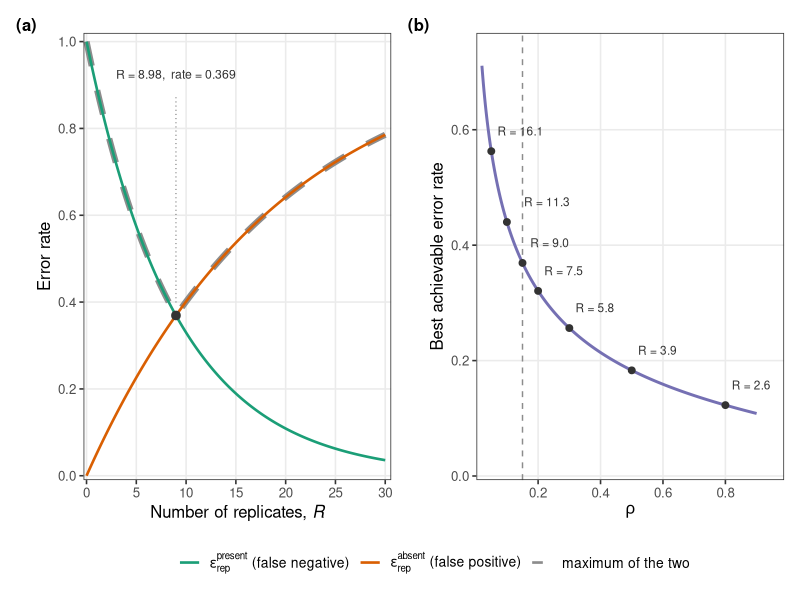
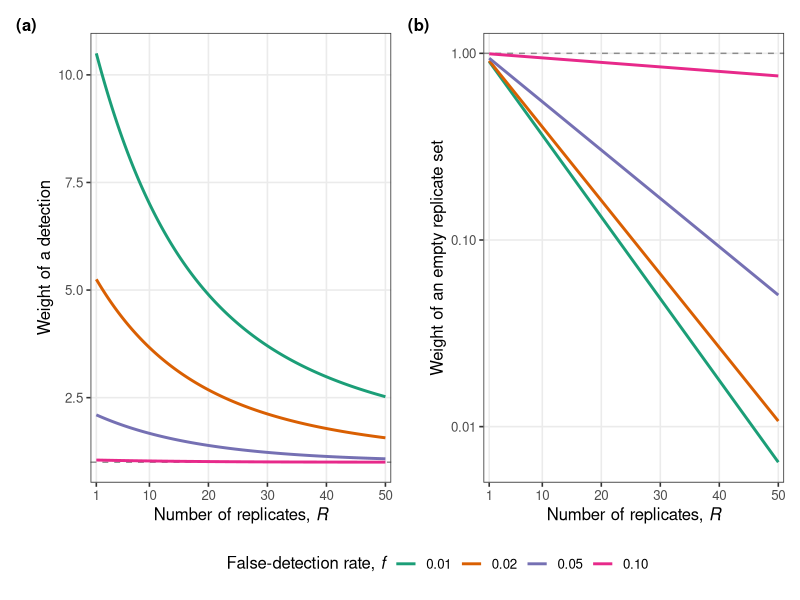
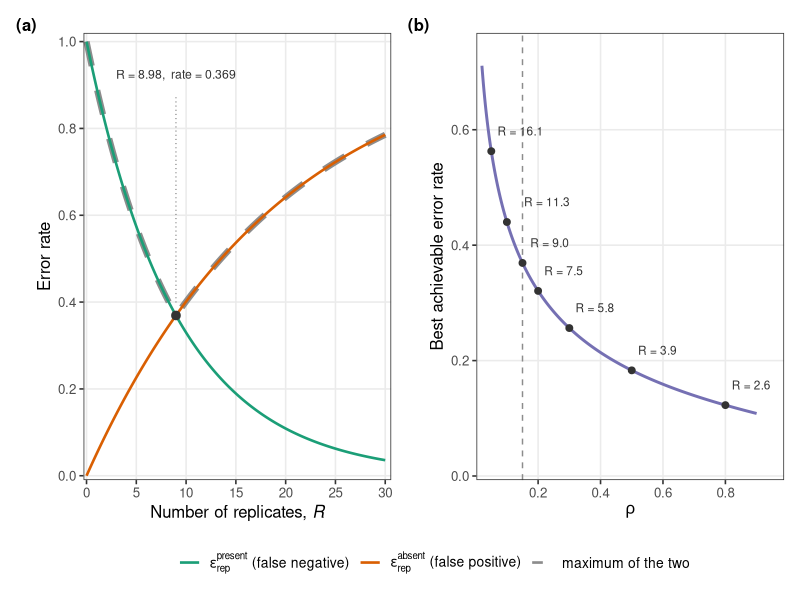
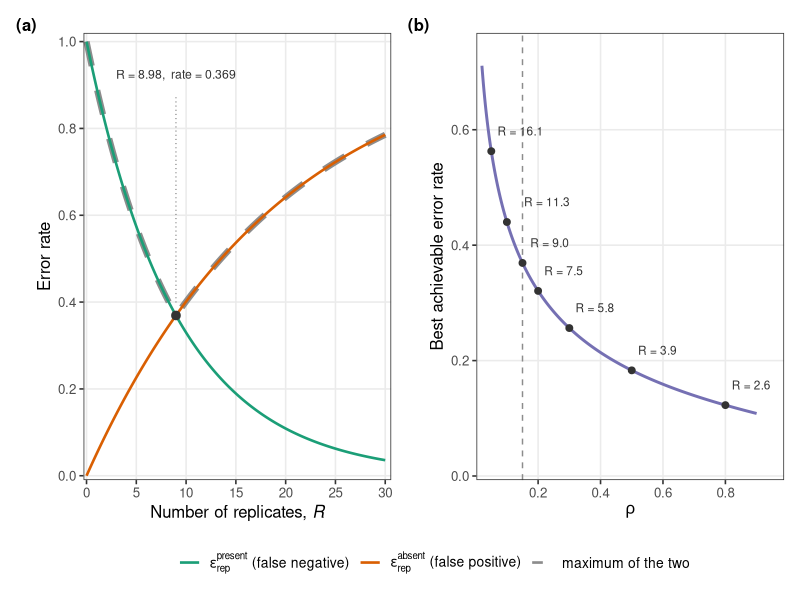
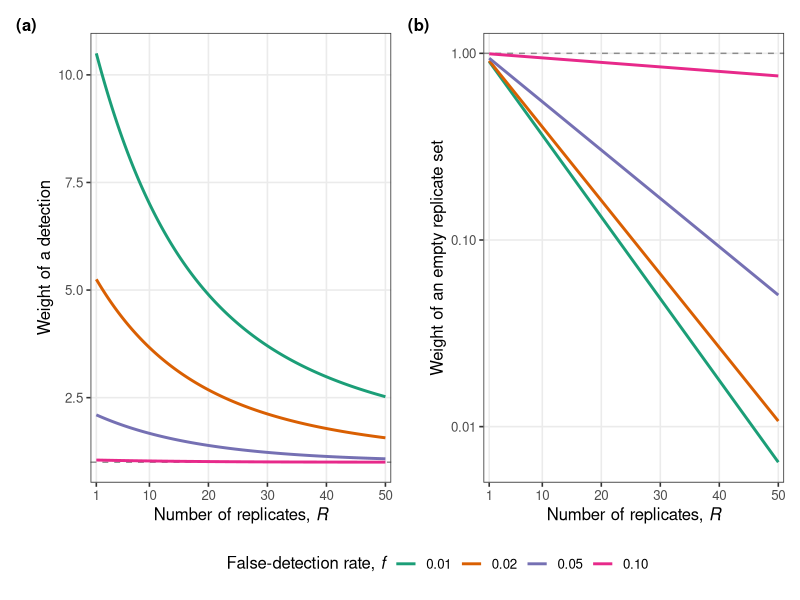
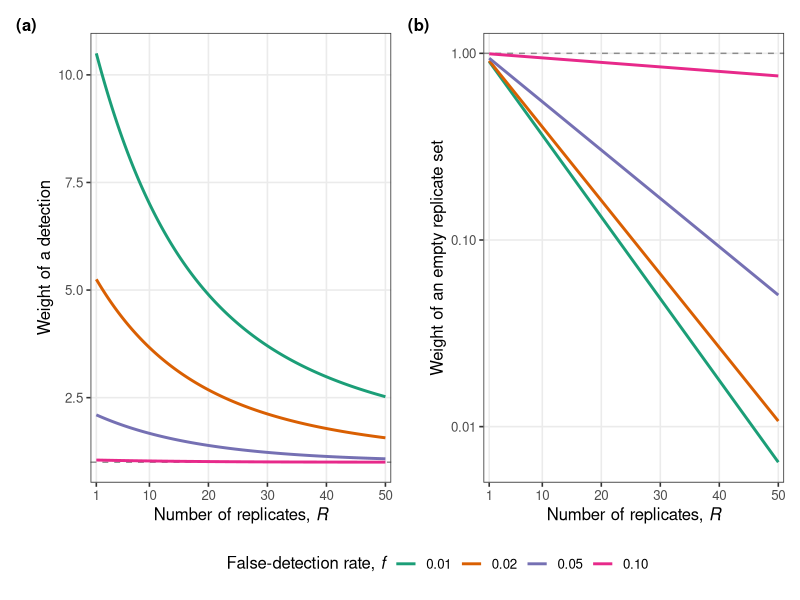

Write R code to recreate these figures, in order.
# =============================================================================
# Supplementary Information - the replicate axis as an error-prone evidence
# source. Two figures.
#
# Model (same generative model as the replicate term of accumulation_curves.R):
#   a truly present link is realised in a replicate with probability rho and
#   then detected with the local sampling success (1 - eps_L), so
#       p1 = rho * (1 - eps_L),
#   and a truly absent link is spuriously recorded with probability
#       p0 = f.
#   Summarising R replicates as a single "seen at least once" bit gives two
#   directional error rates,
#       eps_rep_present(R) = (1 - p1)^R        false negative, falls with R
#       eps_rep_absent(R)  = 1 - (1 - p0)^R    false positive, rises with R
#   R is treated as continuous throughout.
#
#   erep_tension.{pdf,png}     the tension between the two directional rates
#   evidential_weight.{pdf,png} the likelihood ratios carried by a detection
#                               and by an empty replicate set
# =============================================================================

library(ggplot2)
library(patchwork)

## ---- parameters -------------------------------------------------------------
eps_Y <- 0.20    # model error (epsilon_Y); taxonomy only, not these figures
eps_L <- 0.30    # local-miss error  (epsilon_local)
rho   <- 0.15    # realisation rate
f     <- 0.05    # false-detection rate

Rmax_tension <- 30              # x range of figure 1, panel (a)
Rmax_weight  <- 50              # x range of figure 2
rho_range    <- c(0.02, 0.90)   # x range of figure 1, panel (b)
rho_marks    <- c(0.05, 0.10, 0.15, 0.20, 0.30, 0.50, 0.80)  # labelled points
## hand-placed x offsets for those labels; the wider one clears the rho = 0.15 line
rho_mark_dx  <- c(0.020, 0.055, 0.025, 0.020, 0.020, 0.020, 0.020)
rho_mark_dy  <- 0.035
f_levels     <- c(0.01, 0.02, 0.05, 0.10)   # one curve each, figure 2

fig_w <- 9.5     # inches
fig_h <- 4.6
fig_dpi <- 300

## ---- palette (ColorBrewer Dark2) --------------------------------------------
dark2 <- c("#1B9E77", "#D95F02", "#7570B3", "#E7298A",
           "#66A61E", "#E6AB02", "#A6761D", "#666666")

## ---- the model --------------------------------------------------------------
p1_of <- function(rho, eps_L) rho * (1 - eps_L)   # per-replicate true detection
p0_of <- function(f) f                            # per-replicate false detection

eps_present <- function(R, p1) (1 - p1)^R         # false negative after R replicates
eps_absent  <- function(R, p0) 1 - (1 - p0)^R     # false positive after R replicates

## R at which the two directional rates are equal. eps_present falls
## monotonically from 1 and eps_absent rises monotonically from 0, so the
## difference is monotone and the root is unique.
crossing_R <- function(p1, p0) {
  g <- function(R) eps_present(R, p1) - eps_absent(R, p0)
  uniroot(g, interval = c(1e-8, 1e4), tol = .Machine$double.eps^0.5)$root
}

## the common rate at that crossing = the lowest value the pointwise maximum
## of the two rates can take
best_rate <- function(p1, p0) eps_present(crossing_R(p1, p0), p1)

p1 <- p1_of(rho, eps_L)
p0 <- p0_of(f)

cat(sprintf("Per-replicate detection probabilities\n"))
cat(sprintf("  p1 = rho * (1 - eps_L) = %.3f * %.3f = %.4f\n", rho, 1 - eps_L, p1))
cat(sprintf("  p0 = f                 = %.4f\n\n", p0))

## ---- numerical checks -------------------------------------------------------
## Values quoted in the SI text. tol = 5e-4 means agreement to three decimal
## places; the crossing values of R are quoted to two, hence tol = 5e-3.
chk <- function(quantity, computed, expected, tol = 5e-4) {
  data.frame(quantity = quantity, expected = expected, computed = computed,
             tol = tol, ok = abs(computed - expected) < tol,
             stringsAsFactors = FALSE)
}

R_star    <- crossing_R(p1, p0)
rate_star <- eps_present(R_star, p1)
mx        <- optimize(function(R) pmax(eps_present(R, p1), eps_absent(R, p0)),
                      interval = c(0, Rmax_tension), tol = 1e-8)

panel_b_expected <- data.frame(
  rho  = c(0.05, 0.10, 0.15, 0.20, 0.30, 0.50, 0.80),
  R    = c(16.13, 11.31, 8.98, 7.54, 5.77, 3.94, 2.55),
  rate = c(0.563, 0.440, 0.369, 0.321, 0.256, 0.183, 0.123)
)

w_det   <- function(R, p1, p0) (1 - (1 - p1)^R) / (1 - (1 - p0)^R)
w_empty <- function(R, p1, p0) ((1 - p1) / (1 - p0))^R
R_probe <- c(1, 5, 10, 20, 50)

checks <- do.call(rbind, c(
  lapply(seq_along(c(1, 5, 10)), function(i) {
    R <- c(1, 5, 10)[i]
    chk(sprintf("eps_rep^present, R = %d", R), eps_present(R, p1),
        c(0.895, 0.574, 0.330)[i])
  }),
  lapply(seq_along(c(1, 5, 10)), function(i) {
    R <- c(1, 5, 10)[i]
    chk(sprintf("eps_rep^absent, R = %d", R), eps_absent(R, p0),
        c(0.050, 0.226, 0.401)[i])
  }),
  list(
    chk("crossing, R",                R_star,     8.98,  tol = 5e-3),
    chk("crossing, common rate",      rate_star,  0.369),
    chk("min of pointwise max, R",    mx$minimum, 8.98,  tol = 5e-3),
    chk("min of pointwise max, rate", mx$objective, 0.369)
  ),
  lapply(seq_len(nrow(panel_b_expected)), function(i) {
    r <- panel_b_expected$rho[i]
    chk(sprintf("panel (b) rho = %.2f, R", r),
        crossing_R(p1_of(r, eps_L), p0), panel_b_expected$R[i], tol = 5e-3)
  }),
  lapply(seq_len(nrow(panel_b_expected)), function(i) {
    r <- panel_b_expected$rho[i]
    chk(sprintf("panel (b) rho = %.2f, rate", r),
        best_rate(p1_of(r, eps_L), p0), panel_b_expected$rate[i])
  }),
  lapply(seq_along(R_probe), function(i) {
    chk(sprintf("detection weight, f = 0.05, R = %d", R_probe[i]),
        w_det(R_probe[i], p1, 0.05),
        c(2.100, 1.882, 1.670, 1.389, 1.079)[i])
  }),
  lapply(seq_along(R_probe), function(i) {
    chk(sprintf("empty-set weight, f = 0.05, R = %d", R_probe[i]),
        w_empty(R_probe[i], p1, 0.05),
        c(0.942, 0.742, 0.551, 0.303, 0.051)[i])
  })
))

checks_print <- checks
checks_print$computed <- round(checks_print$computed, 4)
cat("Numerical checks\n")
print(checks_print, row.names = FALSE)
cat("\n")

if (any(!checks$ok)) {
  bad <- checks[!checks$ok, ]
  stop(sprintf(
    "%d numerical check(s) failed:\n%s",
    nrow(bad),
    paste(sprintf("  %-38s expected %.3f, computed %.6f (tol %.0e)",
                  bad$quantity, bad$expected, bad$computed, bad$tol),
          collapse = "\n")), call. = FALSE)
}

# =============================================================================
# FIGURE 1 - erep_tension
# =============================================================================

## ---- panel (a): the two directional rates and their maximum -----------------
R_grid <- seq(0, Rmax_tension, length.out = 601)

dat_a <- data.frame(
  R      = rep(R_grid, 3),
  series = factor(rep(c("present", "absent", "max"), each = length(R_grid)),
                  levels = c("present", "absent", "max")),
  value  = c(eps_present(R_grid, p1),
             eps_absent(R_grid, p0),
             pmax(eps_present(R_grid, p1), eps_absent(R_grid, p0)))
)

pal_a <- c(present = dark2[1], absent = dark2[2], max = "grey55")
lty_a <- c(present = "solid",  absent = "solid",  max = "dashed")
lab_a <- expression(epsilon[rep]^{"present"} ~ "(false negative)",
                    epsilon[rep]^{"absent"} ~ "(false positive)",
                    "maximum of the two")

## The maximum coincides with whichever directional rate is currently larger, so
## it is drawn first and wider: it reads as a grey dashed envelope flanking the
## two solid curves rather than being hidden underneath them. override.aes below
## puts every legend key back at a common line width.
p_a <- ggplot() +
  geom_line(data = subset(dat_a, series == "max"),
            aes(R, value, colour = series, linetype = series), linewidth = 2.1) +
  geom_line(data = subset(dat_a, series != "max"),
            aes(R, value, colour = series, linetype = series), linewidth = 0.9) +
  ## the crossing, with a leader up to the annotation
  annotate("segment", x = R_star, xend = R_star,
           y = rate_star + 0.03, yend = 0.875,
           linetype = "dotted", colour = "grey40", linewidth = 0.35) +
  annotate("point", x = R_star, y = rate_star, size = 2.6, colour = "grey20") +
  annotate("text", x = R_star, y = 0.925,
           label = sprintf("R = %.2f,  rate = %.3f", R_star, rate_star),
           size = 3.1, colour = "grey20") +
  scale_colour_manual(name = NULL, values = pal_a,
                      breaks = names(pal_a), labels = lab_a) +
  scale_linetype_manual(name = NULL, values = lty_a,
                        breaks = names(lty_a), labels = lab_a) +
  guides(colour = guide_legend(override.aes = list(linewidth = 0.9))) +
  scale_x_continuous(breaks = seq(0, Rmax_tension, 5),
                     expand = expansion(mult = c(0.01, 0.02))) +
  scale_y_continuous(limits = c(0, 1), breaks = seq(0, 1, 0.2),
                     expand = expansion(mult = c(0.01, 0.02))) +
  labs(x = expression("Number of replicates, " * italic(R)),
       y = "Error rate") +
  theme_bw(base_size = 12) +
  theme(panel.grid.minor = element_blank(),
        legend.position  = "bottom",
        legend.text      = element_text(size = 10))

## ---- panel (b): the best the replicate axis can do, as a function of rho ----
rho_grid <- seq(rho_range[1], rho_range[2], length.out = 401)

dat_b <- data.frame(
  rho  = rho_grid,
  R    = vapply(rho_grid, function(r) crossing_R(p1_of(r, eps_L), p0), numeric(1))
)
dat_b$rate <- eps_present(dat_b$R, p1_of(dat_b$rho, eps_L))

marks_b <- data.frame(
  rho = rho_marks,
  R   = vapply(rho_marks, function(r) crossing_R(p1_of(r, eps_L), p0), numeric(1))
)
marks_b$rate  <- eps_present(marks_b$R, p1_of(marks_b$rho, eps_L))
marks_b$label <- sprintf("R = %.1f", marks_b$R)
marks_b$lab_x <- marks_b$rho  + rho_mark_dx
marks_b$lab_y <- marks_b$rate + rho_mark_dy

p_b <- ggplot(dat_b, aes(rho, rate)) +
  geom_vline(xintercept = rho, linetype = "dashed", colour = "grey55") +
  geom_line(colour = dark2[3], linewidth = 1) +
  geom_point(data = marks_b, size = 2, colour = "grey20") +
  geom_text(data = marks_b, aes(lab_x, lab_y, label = label), hjust = 0,
            size = 3, colour = "grey20") +
  scale_x_continuous(breaks = seq(0, 0.9, 0.2),
                     expand = expansion(mult = c(0.02, 0.10))) +
  scale_y_continuous(limits = c(0, NA), breaks = seq(0, 0.8, 0.2),
                     expand = expansion(mult = c(0.01, 0.08))) +
  labs(x = expression(rho), y = "Best achievable error rate") +
  theme_bw(base_size = 12) +
  theme(panel.grid.minor = element_blank())

fig1 <- (p_a | p_b) +
  plot_layout(guides = "collect") +
  plot_annotation(tag_levels = "a", tag_prefix = "(", tag_suffix = ")") &
  theme(legend.position = "bottom",
        plot.tag = element_text(size = 12, face = "bold"))

print(fig1)
ggsave("erep_tension.pdf", fig1, width = fig_w, height = fig_h)
ggsave("erep_tension.png", fig1, width = fig_w, height = fig_h, dpi = fig_dpi)

# =============================================================================
# FIGURE 2 - evidential_weight
# =============================================================================
R_grid2 <- seq(1, Rmax_weight, length.out = 501)

dat_w <- expand.grid(R = R_grid2, f = f_levels)
dat_w$detection <- w_det(dat_w$R, p1, dat_w$f)
dat_w$empty     <- w_empty(dat_w$R, p1, dat_w$f)
dat_w$f_lab     <- factor(sprintf("%.2f", dat_w$f),
                          levels = sprintf("%.2f", f_levels))

pal_f <- setNames(dark2[seq_along(f_levels)], levels(dat_w$f_lab))
lab_f <- expression("False-detection rate, " * italic(f))

weight_theme <- list(
  scale_colour_manual(name = lab_f, values = pal_f),
  scale_x_continuous(breaks = c(1, seq(10, Rmax_weight, 10)),
                     expand = expansion(mult = c(0.02, 0.02))),
  labs(x = expression("Number of replicates, " * italic(R))),
  theme_bw(base_size = 12),
  theme(panel.grid.minor = element_blank(),
        legend.position  = "bottom")
)

p_w1 <- ggplot(dat_w, aes(R, detection, colour = f_lab)) +
  geom_hline(yintercept = 1, linetype = "dashed", colour = "grey55") +
  geom_line(linewidth = 1) +
  labs(y = "Weight of a detection") +
  weight_theme

p_w2 <- ggplot(dat_w, aes(R, empty, colour = f_lab)) +
  geom_hline(yintercept = 1, linetype = "dashed", colour = "grey55") +
  geom_line(linewidth = 1) +
  scale_y_log10() +
  labs(y = "Weight of an empty replicate set") +
  weight_theme

fig2 <- (p_w1 | p_w2) +
  plot_layout(guides = "collect") +
  plot_annotation(tag_levels = "a", tag_prefix = "(", tag_suffix = ")") &
  theme(legend.position = "bottom",
        plot.tag = element_text(size = 12, face = "bold"))

print(fig2)
ggsave("evidential_weight.pdf", fig2, width = fig_w, height = fig_h)
ggsave("evidential_weight.png", fig2, width = fig_w, height = fig_h, dpi = fig_dpi)

cat("Wrote erep_tension.{pdf,png} and evidential_weight.{pdf,png}\n")
